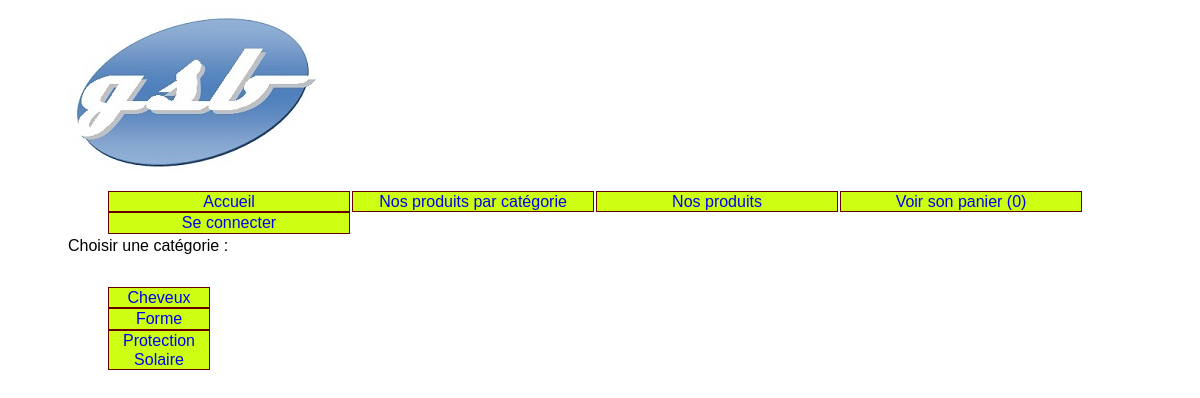
Page /index.php?uc=voirProduits&action=voirCategories on the committed database.
### tables this page shows
CREATE TABLE IF NOT EXISTS categorie (
  `id` char(32) NOT NULL,
  `libelle` char(32) DEFAULT NULL,
  PRIMARY KEY (`id`)
);

### util/class.pdoGsbParam.inc.php (called while the page is built, shortened)
<?php
class PdoGsbParam
{
      	private static $serveur='mysql:host=localhost';
      	private static $bdd='dbname=elambert_gsbparam';
      	private static $user='visiteurSite';
      	private static $mdp='a5UTXhjsMreUpAJU';
		private static $monPdo=null;
			private static $monPdoGsbParam = null;
	private function __construct()
	{
    		PdoGsbParam::$monPdo = new PDO(PdoGsbParam::$serveur.';'.PdoGsbParam::$bdd, PdoGsbParam::$user, PdoGsbParam::$mdp);
			PdoGsbParam::$monPdo->query('SET CHARACTER SET utf8');
	}
	public static function getPdoGsbParam()
	{
		if(PdoGsbParam::$monPdoGsbParam == null)
		{
			PdoGsbParam::$monPdoGsbParam= new PdoGsbParam();
		}
		return PdoGsbParam::$monPdoGsbParam;
	}
	public function getLesCategories()
	{
		$req = 'select * from categorie';
		$res = PdoGsbParam::$monPdo->query($req);
		$lesLignes = $res->fetchAll();
		return $lesLignes;
	}
}
?>

### vues/v_categories.php (the view)
<ul id="categories">
<?php
foreach( $lesCategories as $uneCategorie)
{
	$idCategorie = $uneCategorie['id'];
	$libCategorie = $uneCategorie['libelle'];
	?>
	<li>
		<a href="index.php?uc=voirProduits&categorie=<?php echo $idCategorie ?>&action=voirProduits">
		<?php echo $libCategorie ?></a>
	</li>
<?php
}
?>
</ul>

### util/cssGeneral.css (style rules this page uses)
html { font:normal 100%/1.2em "Trebuchet MS",Verdana,Helvetica,Arial,sans-serif; }
body { padding : 0% 5%; }
#categories { float:left; }
#menu li a , #categories li a { text-decoration:none; }
#categories li { list-style-type: none; list-style-image:none; margin-right: 1px ; border:1px solid #600; width:100px; text-align:center; background:#ccff11; }

### rows in the picture
categorie: libelle "Cheveux"
categorie: libelle "Forme"
categorie: libelle "Protection Solaire"
